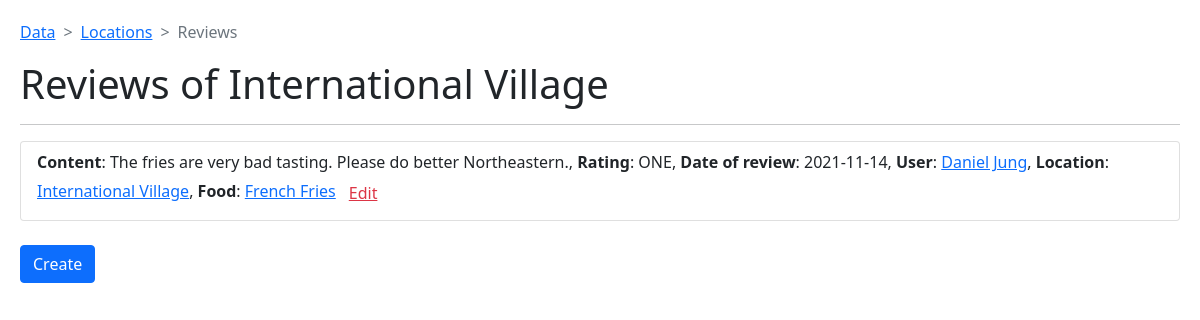
The app's page /ReviewsByLocation.php?location=1 with its own data.
### tables this page shows
CREATE TABLE `locations` (
  `id` int NOT NULL AUTO_INCREMENT,
  `name` varchar(45) DEFAULT NULL,
  `address` varchar(45) DEFAULT NULL,
  PRIMARY KEY (`id`)
);

CREATE TABLE `reviews` (
  `id` int NOT NULL AUTO_INCREMENT,
  `content` varchar(100) DEFAULT NULL,
  `rating` enum('ONE','TWO','THREE','FOUR','FIVE') DEFAULT NULL,
  `date_of_review` datetime DEFAULT CURRENT_TIMESTAMP,
  `user_id` int DEFAULT NULL,
  `location_id` int DEFAULT NULL,
  `food_id` int DEFAULT NULL,
  PRIMARY KEY (`id`),
  KEY `user_id` (`user_id`),
  KEY `location_id` (`location_id`),
  KEY `food_id` (`food_id`),
  CONSTRAINT `reviews_ibfk_1` FOREIGN KEY (`user_id`) REFERENCES `users` (`id`) ON DELETE CASCADE,
  CONSTRAINT `reviews_ibfk_2` FOREIGN KEY (`location_id`) REFERENCES `locations` (`id`) ON DELETE CASCADE,
  CONSTRAINT `reviews_ibfk_3` FOREIGN KEY (`food_id`) REFERENCES `foods` (`id`) ON DELETE CASCADE
);

CREATE TABLE `users` (
  `id` int NOT NULL AUTO_INCREMENT,
  `first_name` varchar(45) DEFAULT NULL,
  `last_name` varchar(45) DEFAULT NULL,
  `username` varchar(45) DEFAULT NULL,
  `password` varchar(45) DEFAULT NULL,
  `email` varchar(45) DEFAULT NULL,
  `date_of_birth` datetime DEFAULT CURRENT_TIMESTAMP,
  PRIMARY KEY (`id`)
);

CREATE TABLE `foods` (
  `id` int NOT NULL AUTO_INCREMENT,
  `name` varchar(45) DEFAULT NULL,
  PRIMARY KEY (`id`)
);

### Config.php (called while the page is built, shortened)
<?php
    class Config
    {
        public $conn_servername = "localhost";
        public $conn_username = "root";
        public $conn_password = "P@ssw0rd";
        public function getConnection() {
            $conn = new mysqli($this->conn_servername, $this->conn_username, $this->conn_password);
            return $conn;
        }
    }
?>

### DAOs/ReviewDAO.php (called while the page is built, shortened)
<?php
    include __DIR__ . '/../Config.php';
    include __DIR__ . '/../Model/Review.php';
    class ReviewDAO
    {
        public $conn;
        public function __construct() {
            $this->config = new Config();
            $this->conn = $this->config->getConnection();
        }
        public function findAllReviewByLocationId($id) {
            $list_of_reviews = array();
            $sql = "SELECT * FROM `food_reviews`.`reviews` WHERE (`location_id` = '" . $id . "')";
            $result = mysqli_query($this->conn, $sql);
            if (mysqli_num_rows($result) > 0) {
                while($row = mysqli_fetch_assoc($result)) {
                    $list_of_reviews[] = new Review($row["id"], $row["content"], $row["rating"], $row["date_of_review"], $row["user_id"], $row["location_id"], $row["food_id"]);
                }
            }
            return $list_of_reviews;
        }
        public function findReviewerName($id) {
            $sql = "SELECT * FROM `food_reviews`.`users` WHERE `id` = " . $id;
            $result = mysqli_query($this->conn, $sql);
            if (mysqli_num_rows($result) > 0) {
                while($row = mysqli_fetch_assoc($result)) {
                    $user = $row["first_name"] . " " . $row["last_name"];
                }
            }
            return $user;
        }
        public function findReviewFood($id) {
            $sql = "SELECT * FROM `food_reviews`.`foods` WHERE `id` = " . $id;
            $result = mysqli_query($this->conn, $sql);
            if (mysqli_num_rows($result) > 0) {
                while($row = mysqli_fetch_assoc($result)) {
                    $food = $row["name"];
                }
            }
            return $food;
        }
        public function findReviewLocation($id) {
            $sql = "SELECT * FROM `food_reviews`.`locations` WHERE `id` = " . $id;
            $result = mysqli_query($this->conn, $sql);
            if (mysqli_num_rows($result) > 0) {
                while($row = mysqli_fetch_assoc($result)) {
                    $location = $row["name"];
                }
            }
            return $location;
        }
    }
?>

### Model/Review.php (called while the page is built, shortened)
<?php
    class Review
    {
        public $id;
        public $content;
        public $rating;
        public $date_of_review;
        public $user_id;
        public $location_id;
        public $food_id;
        public function __construct($id, $content, $rating, $date_of_review, $user_id, $location_id, $food_id) {
            $this->id = $id;
            $this->content = $content;
            $this->rating = $rating;
            $this->date_of_review = $date_of_review;
            $this->user_id = $user_id;
            $this->location_id = $location_id;
            $this->food_id = $food_id;
        }
        public function getId(): int {
            return $this->id;
        }
        public function getContent(): string {
            return $this->content;
        }
        public function getRating(): string {
            return $this->rating;
        }
        public function getDOR(): string {
            return $this->date_of_review;
        }
        public function getUserId(): string {
            return $this->user_id;
        }
        public function getLocationId(): string {
            return $this->location_id;
        }
        public function getFoodId(): string {
            return $this->food_id;
        }
    }
?>

### ReviewsByLocation.php (the view, shortened to what this page needs)
<?php include 'DAOs/ReviewDAO.php';?>
<?php
    $database_connection = new ReviewDAO();
    $location = intval($_GET['location']);
?>
<!DOCTYPE HTML PUBLIC "-//W3C//DTD HTML 4.01//EN" "http://www.w3.org/TR/html4/strict.dtd">
<html>
    <head>
        <link href="https://cdn.jsdelivr.net/npm/bootstrap@5.1.3/dist/css/bootstrap.min.css" rel="stylesheet">
    </head>
    <body style="padding: 20px;">
        <nav style="--bs-breadcrumb-divider: '>';" aria-label="breadcrumb">
            <ol class="breadcrumb">
                <li class="breadcrumb-item"><a href="index.php">Data</a></li>
                <li class="breadcrumb-item"><a href="LocationsList.php">Locations</a></li>
                <li class="breadcrumb-item active" aria-current="page">Reviews</li>
            </ol>
        </nav>
        <div>
            <h1>Reviews of <?php echo $database_connection->findReviewLocation($location) ?></h1>
            <hr>
            <ul class="list-group">
                <?php
                    foreach ($database_connection->findAllReviewByLocationId($location) as $review) {
                        echo "<li class='list-group-item'><b>Content</b>: ". $review->getContent() . ", <b>Rating</b>: " . $review->getRating() . ", <b>Date of review</b>: " . substr($review->getDOR(), 0, 10) . ", <b>User</b>: " . "<a href=EditUserForm.php?user=". $review->getUserId() . ">" . $database_connection->findReviewerName($review->getUserId()) . "</a>" . ", <b>Location</b>: " . "<a href=EditLocationForm.php?location=" . $review->getLocationId() . ">" . $database_connection->findReviewLocation($review->getLocationId()) . "</a>" . ", <b>Food</b>: " . "<a href=EditFoodForm.php?food=" . $review->getFoodId() . ">" . $database_connection->findReviewFood($review->getFoodId()) . "</a>" . "<a href=EditReviewForm.php?review='" . $review->getId() . "'><button type='button' class='btn btn-link link-danger'>Edit</button></a>" . "</li>";
                    }
                ?>
            </ul>
            <br>
            <a href="AddReviewForm.php"><button type="button" class="btn btn-primary">Create</button></a>
        </div>
    </body>
</html>

### records on screen
locations: name "International Village"
reviews: content "The fries are very bad tasting. Please do better Northeastern.", rating "ONE", date_of_review "2021-11-14", user.last_name "Daniel Jung", location.name "International Village", food.name "French Fries"
